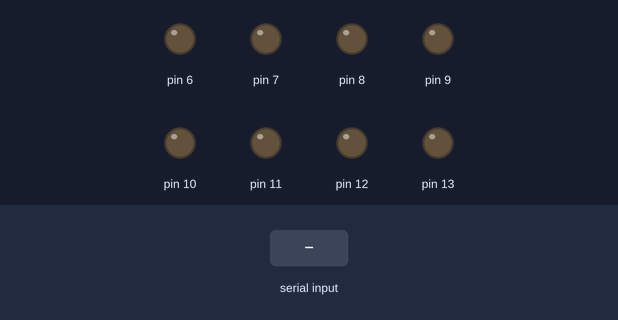
Simulated run of this sketch. Board: Arduino Uno, built with avr-gcc and run on an emulated ATmega328P. On the bench: output pins drawn as LEDs (lit = HIGH). The inputs (shaded band) are chosen by the test bench.

Above: at 1.2 s.
1.3 s: "0" received over Serial
At 1.9 s:
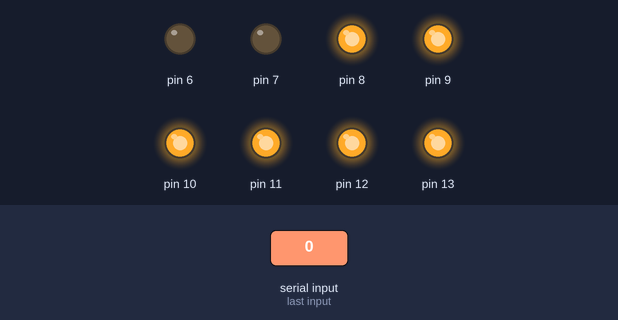
2.8 s: "1" received over Serial
At 4.0 s:
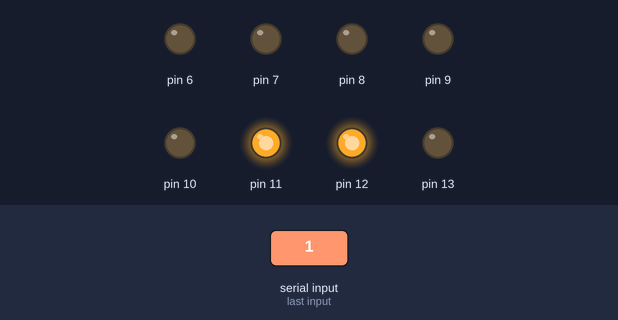
4.3 s: "2" received over Serial
At 5.3 s:
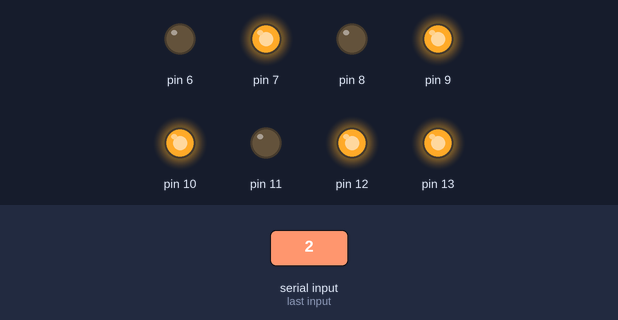
5.8 s: "3" received over Serial
At 6.5 s:
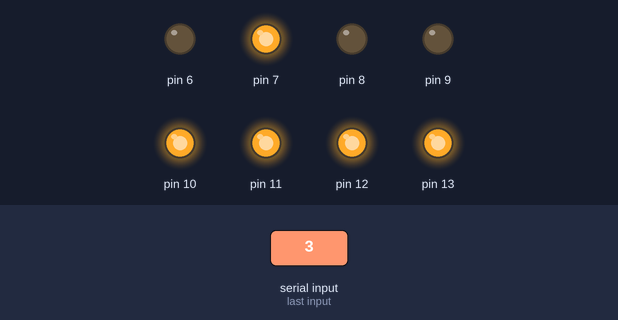
7.3 s: "4" received over Serial
At 7.6 s:
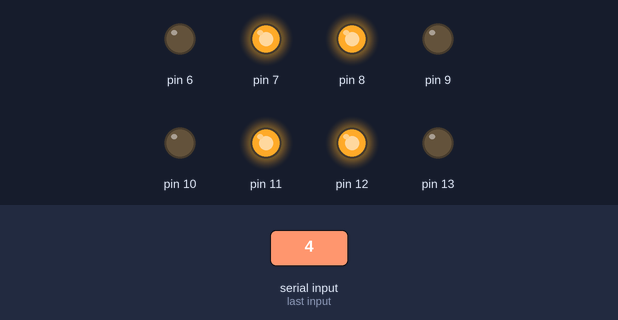
8.8 s: "5" received over Serial
At 10.0 s:
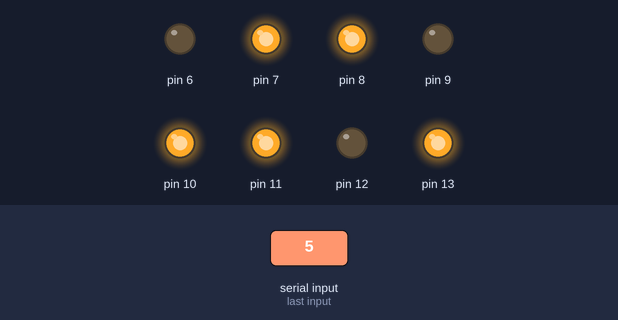
Timing chart, 0 to 11.3 s (numbered marks = the images above; inputs shaded):
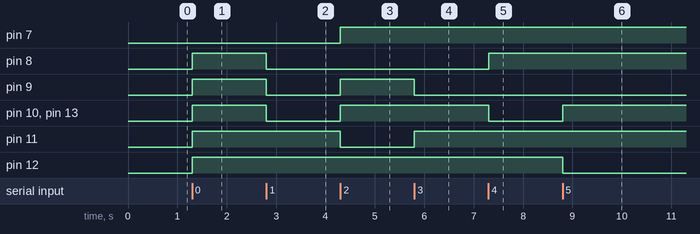

Measured:
- after the input at 1.3 s, pin 8–13: LOW → HIGH at once
- after the input at 2.8 s, pin 8–10, pin 13: HIGH → LOW at once
- after the input at 4.3 s, pin 7, pin 9, pin 10, pin 13: LOW → HIGH at once; pin 11: HIGH → LOW at once
- after the input at 5.8 s, pin 9: HIGH → LOW at once; pin 11: LOW → HIGH at once
- after the input at 7.3 s, pin 8: LOW → HIGH at once; pin 10, pin 13: HIGH → LOW at once
- after the input at 8.8 s, pin 10, pin 13: LOW → HIGH at once; pin 12: HIGH → LOW at once

The sketch:

number_with_Serial.ino
```cpp
//시리얼통신으로 받은 숫자를 세그먼트로 표시//

void setup() {
  // put your setup code here, to run once:
  pinMode(13,OUTPUT);
  pinMode(12,OUTPUT);
  pinMode(11,OUTPUT);
  pinMode(10,OUTPUT);
  pinMode(9,OUTPUT);
  pinMode(8,OUTPUT);
  pinMode(7,OUTPUT);
  pinMode(6,OUTPUT);

  Serial.begin(9600);

}

void loop() {
  // put your main code here, to run repeatedly:


 //   int ar= int(Serial.read());
        int(ar) = int(Serial.read());

    if(ar==48)
  {
      digitalWrite(13,1); // a
      digitalWrite(12,1); // b
      digitalWrite(11,1); // c
      digitalWrite(10,1); // d
      digitalWrite(9,1); // e
      digitalWrite(8,1); // f
      digitalWrite(7,0); // g
  }

  if(ar==49)
  {
      digitalWrite(13,0); // a
      digitalWrite(12,1); // b
      digitalWrite(11,1); // c
      digitalWrite(10,0); // d
      digitalWrite(9,0); // e
      digitalWrite(8,0); // f
      digitalWrite(7,0); // g
  }

   if(ar==50)
   {
      digitalWrite(13,1); // a
      digitalWrite(12,1); // b
      digitalWrite(11,0); // c
      digitalWrite(10,1); // d
      digitalWrite(9,1); // e
      digitalWrite(8,0); // f
      digitalWrite(7,1); // g
   }
      if(ar==51)

   {
      digitalWrite(13,1); // a
      digitalWrite(12,1); // b
      digitalWrite(11,1); // c
      digitalWrite(10,1); // d
      digitalWrite(9,0); // e
      digitalWrite(8,0); // f
      digitalWrite(7,1); // g

   }
     if(ar==52)

   {
      digitalWrite(13,0); // a
      digitalWrite(12,1); // b
      digitalWrite(11,1); // c
      digitalWrite(10,0); // d
      digitalWrite(9,0); // e
      digitalWrite(8,1); // f
      digitalWrite(7,1); // g

   }
      if(ar==53)

   {
      digitalWrite(13,1); // a
      digitalWrite(12,0); // b
      digitalWrite(11,1); // c
      digitalWrite(10,1); // d
      digitalWrite(9,0); // e
      digitalWrite(8,1); // f
      digitalWrite(7,1); // g

   }
      if(ar==54)

   {
      digitalWrite(13,1); // a
      digitalWrite(12,0); // b
      digitalWrite(11,1); // c
      digitalWrite(10,1); // d
      digitalWrite(9,1); // e
      digitalWrite(8,1); // f
      digitalWrite(7,1); // g

   }
     if(ar==55)

   {
      digitalWrite(13,1); // a
      digitalWrite(12,1); // b
      digitalWrite(11,1); // c
      digitalWrite(10,0); // d
      digitalWrite(9,0); // e
      digitalWrite(8,1); // f
      digitalWrite(7,0); // g

   }
      if(ar==56)

   {
      digitalWrite(13,1); // a
      digitalWrite(12,1); // b
      digitalWrite(11,1); // c
      digitalWrite(10,1); // d
      digitalWrite(9,1); // e
      digitalWrite(8,1); // f
      digitalWrite(7,1); // g

   }
      if(ar==57)

   {
      digitalWrite(13,1); // a
      digitalWrite(12,1); // b
      digitalWrite(11,1); // c
      digitalWrite(10,0); // d
      digitalWrite(9,0); // e
      digitalWrite(8,1); // f
      digitalWrite(7,1); // g

   }


}
```
